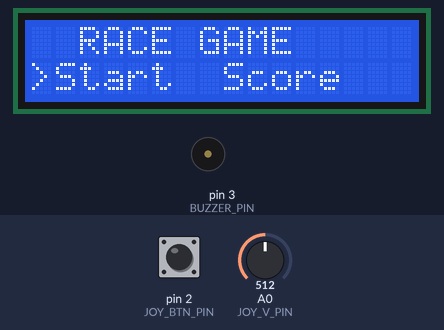
Recording of a sketch running on a simulated Arduino Uno, built with avr-gcc and run on an emulated ATmega328P. Parts: 16×2 character LCD, buzzer (waves = sounding). The test bench sets the inputs (shaded band); at power-on: pin 2 (JOY_BTN_PIN) HIGH, A0 (JOY_V_PIN) = 512. EEPROM starts erased.

Above: at 1.2 s.
1.3 s: pin 2 (JOY_BTN_PIN) pulled LOW for 0.15 s
At 2.3 s:
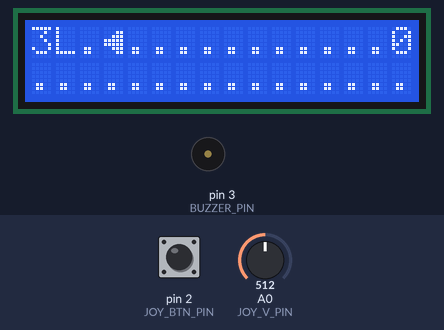
4.4 s: A0 (JOY_V_PIN) set to 704
7.0 s: A0 (JOY_V_PIN) set to 726
At 7.13 s:
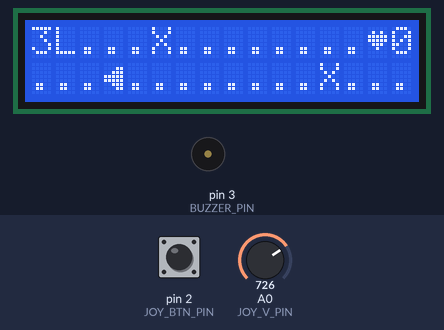
9.2 s: A0 (JOY_V_PIN) set to 328
11.2 s: A0 (JOY_V_PIN) set to 299
At 11.38 s:
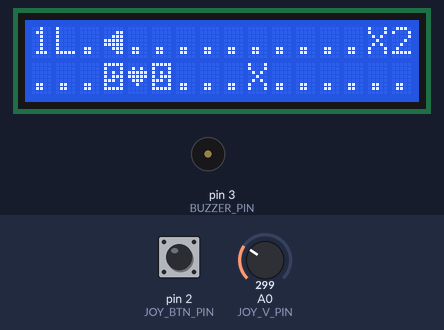
14.2 s: A0 (JOY_V_PIN) set to 716
At 17.9 s:
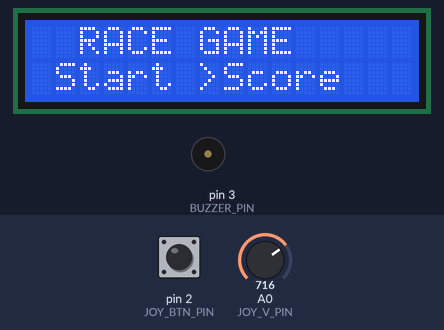
Timing chart, 0 to 18.2 s (numbered marks = the images above; inputs shaded):
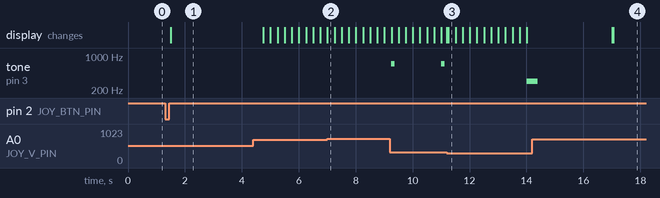

The sketch:

H52.ino
```cpp
#ifndef GAME_ON_PC

#include <LiquidCrystal.h>
#include "GameCore.h"
#include "GameController.h"
#include "EepromHighscoreStore.h"
#include "LCDRenderer.h"
#include "InputService.h"

// --- Pins (from your wiring) ---
LiquidCrystal lcd(9, 8, 7, 6, 5, 4);
const int JOY_V_PIN = A0;
const int JOY_BTN_PIN = 2;

const int BUZZER_PIN = 3;


// --- Platform-specific services ---
EepromHighscoreStore store;
GameController       controller(store);
LCDRenderer          renderer(lcd);
InputService         inputService(JOY_V_PIN, JOY_BTN_PIN);

// --- Render throttling and state tracking (to avoid blinking) ---
static GameController::State g_lastState = (GameController::State)(-1);
static uint32_t g_lastRenderMs = 0;
const uint32_t RENDER_PERIOD_MS = 50; // redraw at most every 50 ms

// --- Local pause state (Arduino-only, core stays unaware) ---
static bool   g_paused         = false;
static bool   g_lastPaused     = false;  // to detect pause/unpause for clear()
static uint8_t g_pauseMenuIndex = 0;     // 0 = Resume, 1 = Menu

// --- Buzzer helpers ---
void playLifeLostSound() {
    // Short high beep
    tone(BUZZER_PIN, 700, 120);   // freq=700 Hz, dur=120 ms
}

void playGameOverSound() {
    // Lower, longer beep
    tone(BUZZER_PIN, 300, 400);   // freq=300 Hz, dur=400 ms
}


// -------------------------------------------------
void setup() {
    renderer.begin();
    inputService.begin();

    pinMode(BUZZER_PIN, OUTPUT);
    digitalWrite(BUZZER_PIN, LOW);

    controller.begin(3);          // 3 lives
    controller.seedRandom(millis());
}

void loop() {
    static uint32_t lastMs = millis();
    uint32_t now = millis();
    uint32_t delta = now - lastMs;
    lastMs = now;

    // Read input for this frame (with long-press)
    InputService::ExtendedInput ext = inputService.read(now);

    // Current controller state before update
    GameController::State stBefore = controller.getState();

      // Track lives before this frame's update
    uint8_t livesBefore = controller.getGame().getLives();

    // ---- Enter pause on long press while playing (only if not already paused) ----
    if (stBefore == GameController::STATE_PLAYING && ext.longPress && !g_paused) {
        g_paused = true;
        g_pauseMenuIndex = 0;  // default to "Resume"
    }

    GameController::Input ctrlIn;

    if (!g_paused) {
        // Normal flow: feed up/down + short press into controller
        ctrlIn.up     = ext.up;
        ctrlIn.down   = ext.down;
        ctrlIn.select = ext.shortPress;
        controller.update(delta, ctrlIn);

        // --- Detect life lost and game over for sounds ---
        GameController::State stAfter  = controller.getState();
        uint8_t livesAfter = controller.getGame().getLives();

        // Life lost: still playing, fewer lives
        if (stBefore == GameController::STATE_PLAYING &&
            stAfter  == GameController::STATE_PLAYING &&
            livesAfter < livesBefore) {
            playLifeLostSound();
        }

        // Game over: transitioned from PLAYING to GAMEOVER
        if (stBefore == GameController::STATE_PLAYING &&
            stAfter  == GameController::STATE_GAMEOVER) {
            playGameOverSound();
        }

    } else {
        // While paused: freeze game logic (no delta, no input),
        // and handle pause menu locally
        GameController::Input emptyIn;
        controller.update(0, emptyIn);   // keep state in PLAYING

        // Navigate pause menu: up -> Resume, down -> Menu
        if (ext.up)   g_pauseMenuIndex = 0;
        if (ext.down) g_pauseMenuIndex = 1;

        // Short press: activate selected option
        if (ext.shortPress) {
            if (g_pauseMenuIndex == 0) {
                // Resume
                g_paused = false;
            } else {
                // Quit to main menu: reset controller
                controller.begin(3);  // back to MENU with 3 lives
                g_paused = false;
            }
        }

    }


    // Render according to current state, but:
    //  - only when state changes OR pause toggles
    //  - and at most every RENDER_PERIOD_MS
    GameController::State st = controller.getState();
    bool stateChanged = (st != g_lastState) || (g_paused != g_lastPaused);
    uint32_t sinceLastRender = now - g_lastRenderMs;

    if (stateChanged) {
        // Clear once when entering a new "render mode"
        lcd.clear();
    }

    if (stateChanged || sinceLastRender >= RENDER_PERIOD_MS) {
        if (st == GameController::STATE_PLAYING) {
            if (g_paused) {
                // Show pause menu overlay instead of game
                renderer.renderPause(g_pauseMenuIndex);
            } else {
                // Normal game rendering
                RaceGame::CellType world[RaceGame::ROWS][RaceGame::SCREEN_COLS];
                char hud[RaceGame::SCREEN_COLS];
                controller.getDisplayBuffers(world, hud);
                renderer.renderGame(world, hud);
            }
        }
        else if (st == GameController::STATE_MENU) {
            renderer.renderMenu(controller.getMenuIndex());
        }
        else if (st == GameController::STATE_HISCORES) {
            uint16_t hs[3];
            controller.getHighscores(hs);
            renderer.renderHighscores(hs);
        }
        else if (st == GameController::STATE_GAMEOVER) {
            renderer.renderGameOver(controller.getLastScore());
        }

        g_lastState    = st;
        g_lastPaused   = g_paused;
        g_lastRenderMs = now;
    }


}

#endif  
```

EEPROMHighscoreStore.h
```cpp
// EepromHighscoreStore.h
#pragma once

#ifndef GAME_ON_PC
#include <EEPROM.h>
#include "GameController.h"

struct EepromHighscoreStore : public IHighscoreStore {
    // layout: 0-1 magic, 2-7 three uint16_t scores
    void loadHighscores(uint16_t scores[3]) override {
        uint16_t magic;
        EEPROM.get(0, magic);
        if (magic != 0xBEEF) {
            for (int i = 0; i < 3; ++i) scores[i] = 0;
            saveHighscores(scores); // write default
            return;
        }
        for (int i = 0; i < 3; ++i) {
            EEPROM.get(2 + i * sizeof(uint16_t), scores[i]);
        }
    }

    void saveHighscores(const uint16_t scores[3]) override {
        uint16_t magic = 0xBEEF;
        EEPROM.put(0, magic);
        for (int i = 0; i < 3; ++i) {
            EEPROM.put(2 + i * sizeof(uint16_t), scores[i]);
        }
    }
};
#endif
```

GameController.h
```cpp
// GameController.h  -- shared between PC and Arduino
#pragma once
#include <stdint.h>
#include "GameCore.h"

// Platform-specific storage hook
struct IHighscoreStore {
    virtual void loadHighscores(uint16_t scores[3]) = 0;
    virtual void saveHighscores(const uint16_t scores[3]) = 0;
    virtual ~IHighscoreStore() {}
};

class GameController {
public:
    enum State {
        STATE_MENU,
        STATE_PLAYING,
        STATE_HISCORES,
        STATE_GAMEOVER
    };

    struct Input {
        bool up = false;
        bool down = false;
        bool select = false;
    };

    GameController(IHighscoreStore& storeRef)
        : store(storeRef)
    {
        highscores[0] = highscores[1] = highscores[2] = 0;
        state = STATE_MENU;
        menuIndex = 0;
        lastScore = 0;
        gameOverTimer = 0;
    }

    void begin(uint8_t startingLives = 3) {
        store.loadHighscores(highscores);
        game.reset(startingLives);
        state = STATE_MENU;
        menuIndex = 0;
        gameOverTimer = 0;
    }

    void seedRandom(uint32_t s) { game.seed(s); }

    void update(uint32_t deltaMs, const Input& in) {
        switch (state) {
        case STATE_MENU:
            handleMenu(in);
            break;
        case STATE_HISCORES:
            handleHighscores(in);
            break;
        case STATE_PLAYING:
            handlePlaying(deltaMs, in);
            break;
        case STATE_GAMEOVER:
            handleGameOver(deltaMs, in);
            break;
        }
    }

    // ----- Read-only view for renderers -----
    State   getState()     const { return state; }
    uint8_t getMenuIndex() const { return menuIndex; }
    uint16_t getLastScore() const { return lastScore; }

    void getHighscores(uint16_t out[3]) const {
        for (int i = 0; i < 3; ++i) out[i] = highscores[i];
    }

    // Build buffers for the PLAYING state (world + HUD).
    void getDisplayBuffers(RaceGame::CellType world[RaceGame::ROWS][RaceGame::SCREEN_COLS],
        char hud[RaceGame::SCREEN_COLS]) const
    {
        game.buildWorldForDisplay(world);
        game.renderHUD(hud);
    }

    const RaceGame& getGame() const { return game; }

private:
    RaceGame        game;
    IHighscoreStore& store;

    State    state;
    uint8_t  menuIndex;
    uint16_t highscores[3];
    uint16_t lastScore;
    uint32_t gameOverTimer; // ms in GAMEOVER state

    // ----- State handlers -----

    void handleMenu(const Input& in) {
        if (in.up)   menuIndex = 0;
        if (in.down) menuIndex = 1;

        if (in.select) {
            if (menuIndex == 0) {
                game.reset(3);
                state = STATE_PLAYING;
            }
            else {
                state = STATE_HISCORES;
            }
        }
    }

    void handleHighscores(const Input& in) {
        if (in.select) {
            state = STATE_MENU;
        }
    }

    void handlePlaying(uint32_t deltaMs, const Input& in) {
        RaceGame::Input gIn;
        gIn.moveUp = in.up;
        gIn.moveDown = in.down;

        game.step(deltaMs, gIn);

        if (game.isGameOver()) {
            lastScore = game.getScore();
            insertScore(lastScore);
            store.saveHighscores(highscores);
            gameOverTimer = 0;
            state = STATE_GAMEOVER;
        }
    }

    void handleGameOver(uint32_t deltaMs, const Input& in) {
        gameOverTimer += deltaMs;
        if (in.select || gameOverTimer > 3000) {
            state = STATE_MENU;
        }
    }

    void insertScore(uint16_t s) {
        for (int i = 0; i < 3; ++i) {
            if (s > highscores[i]) {
                for (int j = 2; j > i; --j) highscores[j] = highscores[j - 1];
                highscores[i] = s;
                break;
            }
        }
    }
};
```

GameCore.h
```cpp
// GameCore.h  -- shared game logic for PC and Arduino
#pragma once
#include <stdint.h>

class RaceGame {
public:
    static constexpr int ROWS = 2;
    static constexpr int SCREEN_COLS = 16;
    static constexpr int WORLD_COLS = 24;   // 16 visible + 8 background
    static constexpr int CAR_COL = 3;    // fixed column

    // Logical content of a cell
    enum CellType : uint8_t {
        CELL_EMPTY = 0,
        CELL_OBSTACLE,
        CELL_HEART,
        CELL_COIN,
        CELL_CAR        // used only in display buffer (never stored in world[])
    };

    struct Input {
        bool moveUp = false;
        bool moveDown = false;
    };

    RaceGame() {
        rngState = 1;
        reset(3);
    }

    inline void seed(uint32_t s) {
        if (s == 0) s = 1;
        rngState = s;
    }

    inline void reset(uint8_t startLives) {
        if (startLives == 0) startLives = 1;
        if (startLives > 9)  startLives = 9;

        lives = startLives;
        score = 0;
        carRow = 0;
        running = true;

        scrollTimer = 0;
        scoreTimer = 0;
        obstacleCooldown = 4;   // guarantees some space before first obstacle

        clearWorld();
    }

    inline bool isGameOver() const { return !running; }
    inline uint8_t  getLives() const { return lives; }
    inline uint16_t getScore() const { return score; }
    inline int      getCarRow() const { return carRow; }

    // Main logic tick. deltaMs = time since last call in milliseconds.
    inline void step(uint32_t deltaMs, const Input& input) {
        if (!running) return;

        // --- Handle lane change (up/down) ---
        bool movedLane = false;
        if (input.moveUp && carRow > 0) {
            carRow--;
            movedLane = true;
        }
        else if (input.moveDown && carRow < ROWS - 1) {
            carRow++;
            movedLane = true;
        }

        if (movedLane) {
            handleCollision();   // we may have moved onto an object
            if (!running) return;
        }

        // --- Scroll world left at fixed speed ---
        scrollTimer += deltaMs;
        while (scrollTimer >= SCROLL_PERIOD_MS) {
            scrollTimer -= SCROLL_PERIOD_MS;
            scrollWorldAndGenerate();
            handleCollision();   // new column slid under the car
            if (!running) return;
        }

        // --- Time-based score: +1 every 10 seconds ---
        scoreTimer += deltaMs;
        while (scoreTimer >= SCORE_PERIOD_MS) {
            scoreTimer -= SCORE_PERIOD_MS;
            addScore(1);
        }
    }

    // Build a 2x16 buffer that includes the CAR cell.
    inline void buildWorldForDisplay(CellType out[ROWS][SCREEN_COLS]) const {
        for (int r = 0; r < ROWS; ++r) {
            for (int c = 0; c < SCREEN_COLS; ++c) {
                out[r][c] = world[r][c];  // copy visible part [0..15]
            }
        }
        // Overlay the car
        out[carRow][CAR_COL] = CELL_CAR;
    }

    // Build the HUD row for the top line.
    // Positions:
    //  [0]   : lives digit (1-9)
    //  [1]   : 'L'
    //  [12..15] : score (0-999), right-aligned in 4 columns
    // All other positions contain ' '.
    inline void renderHUD(char hudRow[SCREEN_COLS]) const {
        for (int c = 0; c < SCREEN_COLS; ++c) {
            hudRow[c] = ' ';
        }

        // Lives: "<digit>L"
        hudRow[0] = '0' + (lives % 10);
        hudRow[1] = 'L';

        // Score 0-999, right-aligned in last 4 columns
        int base = SCREEN_COLS - 4;
        uint16_t s = score;
        hudRow[base + 3] = '0' + (s % 10);  s /= 10;
        hudRow[base + 2] = (s > 0) ? ('0' + (s % 10)) : ' ';
        s /= 10;
        hudRow[base + 1] = (s > 0) ? ('0' + (s % 10)) : ' ';
        hudRow[base + 0] = ' '; // leading space (since max is 999)
    }

private:
    // Timing and scoring constants
    static constexpr uint32_t SCROLL_PERIOD_MS = 250;    // scroll speed
    static constexpr uint32_t SCORE_PERIOD_MS = 10000;  // +1 every 10s
    static constexpr uint16_t SCORE_MAX = 999;

    CellType world[ROWS][WORLD_COLS];
    int      carRow = 0;        // lane: 0 = top, 1 = bottom
    uint8_t  lives = 3;
    uint16_t score = 0;
    bool     running = true;

    uint32_t rngState = 1;
    uint32_t scrollTimer = 0;
    uint32_t scoreTimer = 0;
    int      obstacleCooldown = 0;   // min distance between obstacles in columns

    inline void clearWorld() {
        for (int r = 0; r < ROWS; ++r)
            for (int c = 0; c < WORLD_COLS; ++c)
                world[r][c] = CELL_EMPTY;
    }

    inline uint32_t randRange(uint32_t maxExclusive) {
        // Simple LCG (portable to AVR and PC)
        rngState = 1664525u * rngState + 1013904223u;
        return rngState % maxExclusive;
    }

    inline void addScore(uint16_t amount) {
        uint32_t s = score + amount;
        if (s > SCORE_MAX) s = SCORE_MAX;
        score = static_cast<uint16_t>(s);
    }

    inline void scrollWorldAndGenerate() {
        // shift everything left
        for (int r = 0; r < ROWS; ++r) {
            for (int c = 0; c < WORLD_COLS - 1; ++c) {
                world[r][c] = world[r][c + 1];
            }
        }
        // generate new rightmost column
        generateNewColumn(WORLD_COLS - 1);
    }

    inline void generateNewColumn(int col) {
        // default: empty
        for (int r = 0; r < ROWS; ++r)
            world[r][col] = CELL_EMPTY;

        // spacing between obstacles
        if (obstacleCooldown > 0) {
            obstacleCooldown--;
        }

        bool placedSomething = false;

        // Maybe spawn an obstacle
        if (obstacleCooldown == 0) {
            uint32_t roll = randRange(100);
            if (roll < 30) { // 30% chance
                int lane = static_cast<int>(randRange(ROWS));
                world[lane][col] = CELL_OBSTACLE;
                obstacleCooldown = 4;  // no new obstacle for at least 4 columns
                placedSomething = true;
            }
        }

        // If no obstacle, maybe spawn heart or coin
        if (!placedSomething) {
            uint32_t roll = randRange(100);
            if (roll < 10) {               // 10% heart
                int lane = static_cast<int>(randRange(ROWS));
                world[lane][col] = CELL_HEART;
            }
            else if (roll < 25) {        // 15% coin
                int lane = static_cast<int>(randRange(ROWS));
                world[lane][col] = CELL_COIN;
            }
        }
    }

    inline void handleCollision() {
        // Important: world[][] never contains CELL_CAR, only gameplay cells.
        CellType& cell = world[carRow][CAR_COL];

        switch (cell) {
        case CELL_OBSTACLE:
            if (lives > 0) {
                lives--;
            }
            cell = CELL_EMPTY;
            if (lives == 0) {
                running = false;
            }
            break;

        case CELL_HEART:
            if (lives < 9) lives++;
            cell = CELL_EMPTY;
            break;

        case CELL_COIN:
            addScore(2);   // +2 for coin
            cell = CELL_EMPTY;
            break;

        case CELL_EMPTY:
        default:
            break;
        }
    }
};
```

pc.cpp
```cpp

```

Source omitted: InputService.h (2629 bytes), main.cpp (3159 bytes), LCDRenderer.h (4530 bytes)

Measured:
- the behaviour switches between 712 and 713 on A0 (JOY_V_PIN) (found by bisection; images 1 and 2)
- the behaviour switches between 312 and 311 on A0 (JOY_V_PIN) (found by bisection; images 2 and 3)
- after the input at 1.3 s, the display: changes after 0.21 s (image 1)
- after the input at 7.0 s, tone on pin 3 (BUZZER_PIN): stays silent (without the input it goes to 700 Hz after 0.50 s); the display: changes at once (image 2)
- after the input at 11.2 s, the display: first differs from a run without the input after 0.06 s (image 3)
- after the input at 14.2 s, the display: first differs from a run without the input after 2.9 s (image 4)
